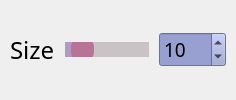
        <widget class="QWidget" name="sizeWidget" native="true">
         <property name="minimumSize">
          <size>
           <width>0</width>
           <height>0</height>
          </size>
         </property>
         <property name="font">
          <font>
           <pointsize>16</pointsize>
          </font>
         </property>
         <layout class="QHBoxLayout" name="horizontalLayout_6" stretch="1,7,1">
          <property name="spacing">
           <number>10</number>
          </property>
          <property name="sizeConstraint">
           <enum>QLayout::SetDefaultConstraint</enum>
          </property>
          <property name="leftMargin">
           <number>10</number>
          </property>
          <property name="topMargin">
           <number>0</number>
          </property>
          <property name="rightMargin">
           <number>10</number>
          </property>
          <property name="bottomMargin">
           <number>0</number>
          </property>
          <item>
           <widget class="QLabel" name="labelSize">
            <property name="font">
             <font>
              <family>Optima</family>
              <pointsize>18</pointsize>
             </font>
            </property>
            <property name="text">
             <string>Size</string>
            </property>
            <property name="margin">
             <number>0</number>
            </property>
           </widget>
          </item>
          <item>
           <widget class="QSlider" name="SizeSlider">
            <property name="styleSheet">
             <string notr="true">QSlider::groove:horizontal {
    border: 1px solid #c9c3c6;
    height: 15px;
    border-radius: 5px;
}

QSlider::handle:horizontal {
    background: #B87496;
    width: 23px;
    margin: -4px 0;
    border-radius: 9px;
}

QSlider::add-page:qlineargradient {
background: #c9c3c6;
border-top-right-radius: 9px;
border-bottom-right-radius: 9px;
border-top-left-radius: 0px;
border-bottom-left-radius: 0px;
}

QSlider::sub-page:qlineargradient {
background: #B698C4;
border-top-right-radius: 0px;
border-bottom-right-radius: 0px;
border-top-left-radius: 1px;
border-bottom-left-radius: 1px;
}</string>
            </property>
            <property name="minimum">
             <number>1</number>
            </property>
            <property name="maximum">
             <number>100</number>
            </property>
            <property name="pageStep">
             <number>1</number>
            </property>
            <property name="value">
             <number>10</number>
            </property>
            <property name="orientation">
             <enum>Qt::Horizontal</enum>
            </property>
            <property name="tickInterval">
             <number>0</number>
            </property>
           </widget>
          </item>
          <item>
           <widget class="QSpinBox" name="SizeSpinBox">
            <property name="font">
             <font>
              <family>Optima</family>
              <pointsize>14</pointsize>
             </font>
            </property>
            <property name="styleSheet">
             <string notr="true">QSpinBox {
    padding-right: 5px;
    background-color: rgb(151, 160, 208);
}</string>
            </property>
            <property name="minimum">
             <number>1</number>
            </property>
            <property name="maximum">
             <number>100</number>
            </property>
            <property name="value">
             <number>10</number>
            </property>
           </widget>
          </item>
         </layout>
        </widget>
